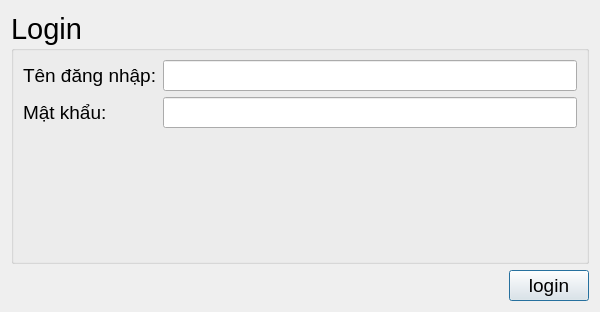
<?xml version="1.0" encoding="UTF-8"?>
<ui version="4.0">
 <class>LoginSrceen</class>
 <widget class="QDialog" name="LoginSrceen">
  <property name="geometry">
   <rect>
    <x>0</x>
    <y>0</y>
    <width>600</width>
    <height>312</height>
   </rect>
  </property>
  <property name="sizePolicy">
   <sizepolicy hsizetype="Maximum" vsizetype="Maximum">
    <horstretch>0</horstretch>
    <verstretch>0</verstretch>
   </sizepolicy>
  </property>
  <property name="maximumSize">
   <size>
    <width>800</width>
    <height>600</height>
   </size>
  </property>
  <layout class="QVBoxLayout" name="verticalLayout_2">
   <item>
    <widget class="QGroupBox" name="groupBox">
     <property name="font">
      <font>
       <pointsize>22</pointsize>
      </font>
     </property>
     <property name="title">
      <string>Login</string>
     </property>
     <layout class="QFormLayout" name="formLayout">
      <item row="0" column="0">
       <widget class="QLabel" name="label">
        <property name="font">
         <font>
          <pointsize>14</pointsize>
         </font>
        </property>
        <property name="text">
         <string>Tên đăng nhập:</string>
        </property>
       </widget>
      </item>
      <item row="0" column="1">
       <widget class="QLineEdit" name="lineEdit">
        <property name="font">
         <font>
          <pointsize>14</pointsize>
         </font>
        </property>
       </widget>
      </item>
      <item row="1" column="0">
       <widget class="QLabel" name="label_2">
        <property name="font">
         <font>
          <pointsize>14</pointsize>
         </font>
        </property>
        <property name="text">
         <string>Mật khẩu:</string>
        </property>
       </widget>
      </item>
      <item row="1" column="1">
       <widget class="QLineEdit" name="lineEdit_2">
        <property name="font">
         <font>
          <pointsize>14</pointsize>
         </font>
        </property>
        <property name="echoMode">
         <enum>QLineEdit::Password</enum>
        </property>
       </widget>
      </item>
     </layout>
    </widget>
   </item>
   <item>
    <layout class="QHBoxLayout" name="horizontalLayout">
     <item>
      <spacer name="horizontalSpacer">
       <property name="orientation">
        <enum>Qt::Horizontal</enum>
       </property>
       <property name="sizeHint" stdset="0">
        <size>
         <width>40</width>
         <height>20</height>
        </size>
       </property>
      </spacer>
     </item>
     <item>
      <widget class="QPushButton" name="pushButton">
       <property name="font">
        <font>
         <pointsize>14</pointsize>
        </font>
       </property>
       <property name="text">
        <string>login</string>
       </property>
      </widget>
     </item>
    </layout>
   </item>
  </layout>
 </widget>
 <resources/>
 <connections/>
</ui>
